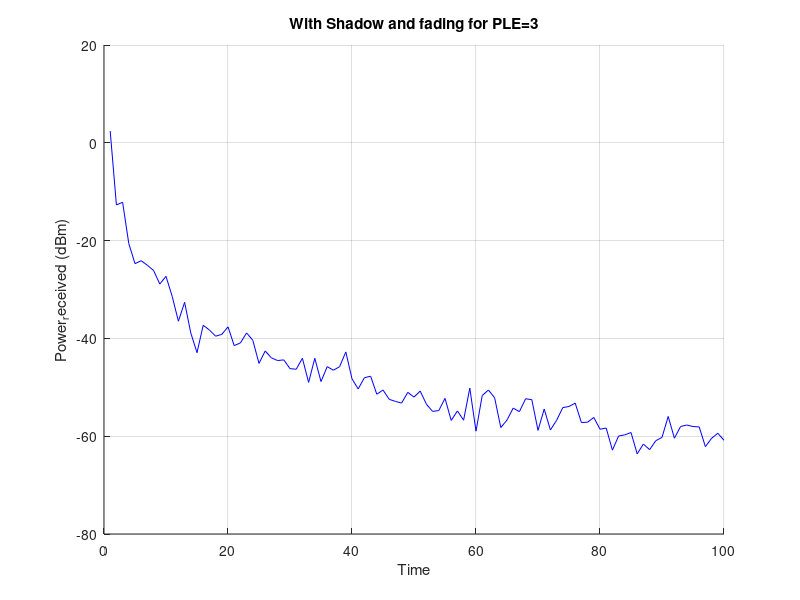
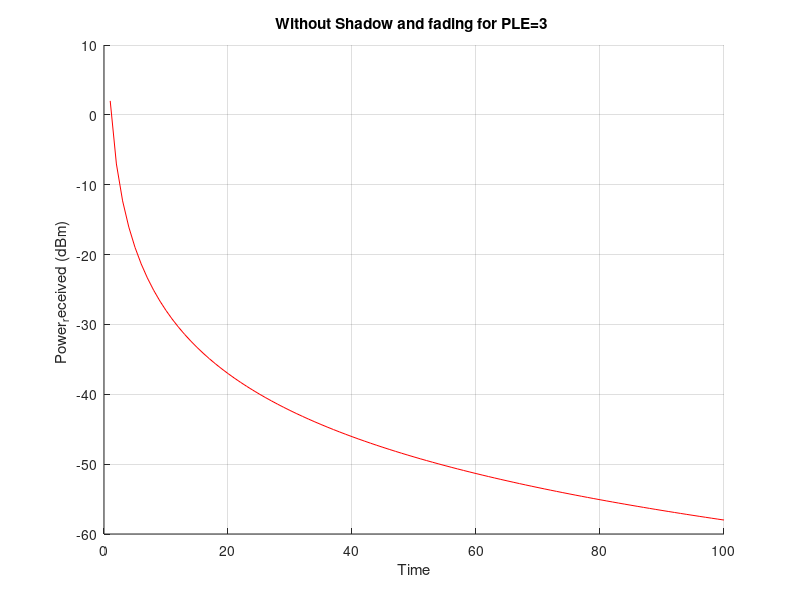
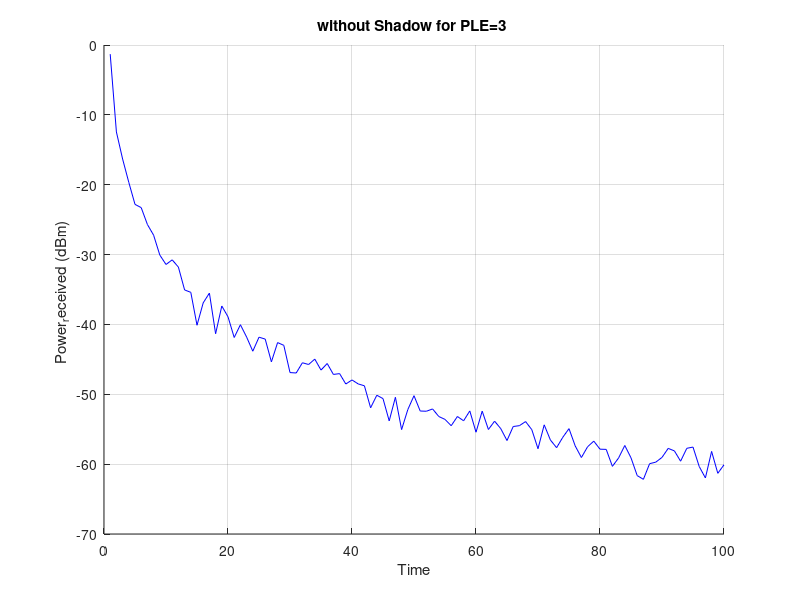
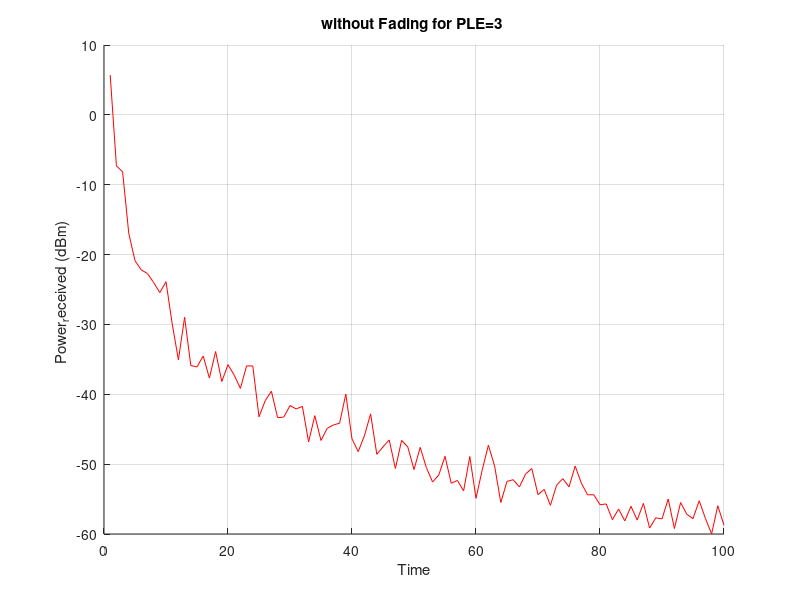

Reproduce these figures in MATLAB, in order.
B=1:1:100;
% V=8.33;
% T=B/V;

d0=1;
sigma=2;
ple1=3;

GT=1; 
GR=1;
s=size(B); % array of distances from 1 to 100 with increment of 1.
index2=s(2); % get size of array B
 

reference_power=0;  % 10^-3 watts is 0 dBm
shadow = sigma*randn(1,numel(B)); % random shadowing 
 

z= abs(sigma*randn(1,numel(B))+1i*sigma*randn(1,numel(B)));




shadow_fading = GT + GR + reference_power -10*ple1*log10(B/d0)  -z -shadow ; 
 wo_shadow_fading= GT + GR + reference_power -10*ple1*log10(B/d0);   


wo_shadow = GT + GR + reference_power -10*ple1*log10(B/d0) -z ;
 wo_fading= GT + GR + reference_power -10*ple1*log10(B/d0)-shadow;  


 

figure(1);
 
 
 hold on;

plot(B,shadow_fading,'b');
grid on;
xlabel('Time'); ylabel('Power_received (dBm)');
title('With Shadow and fading for PLE=3');


hold off;

figure(2);
 
 
 hold on;

plot(B,wo_shadow_fading,'r');grid on;
xlabel('Time'); ylabel('Power_received (dBm) ');
title('Without Shadow and fading for PLE=3 ');


hold off

figure(3);
 
 
 hold on;

plot(B,wo_shadow,'b');grid on;
xlabel('Time'); ylabel('Power_received (dBm) ');
title('without Shadow for PLE=3 ');


hold off

figure(4);
 
 
 hold on;

plot(B,wo_fading,'r');grid on;
xlabel('Time'); ylabel('Power_received (dBm) ');
title('without Fading for PLE=3 ');


hold off


